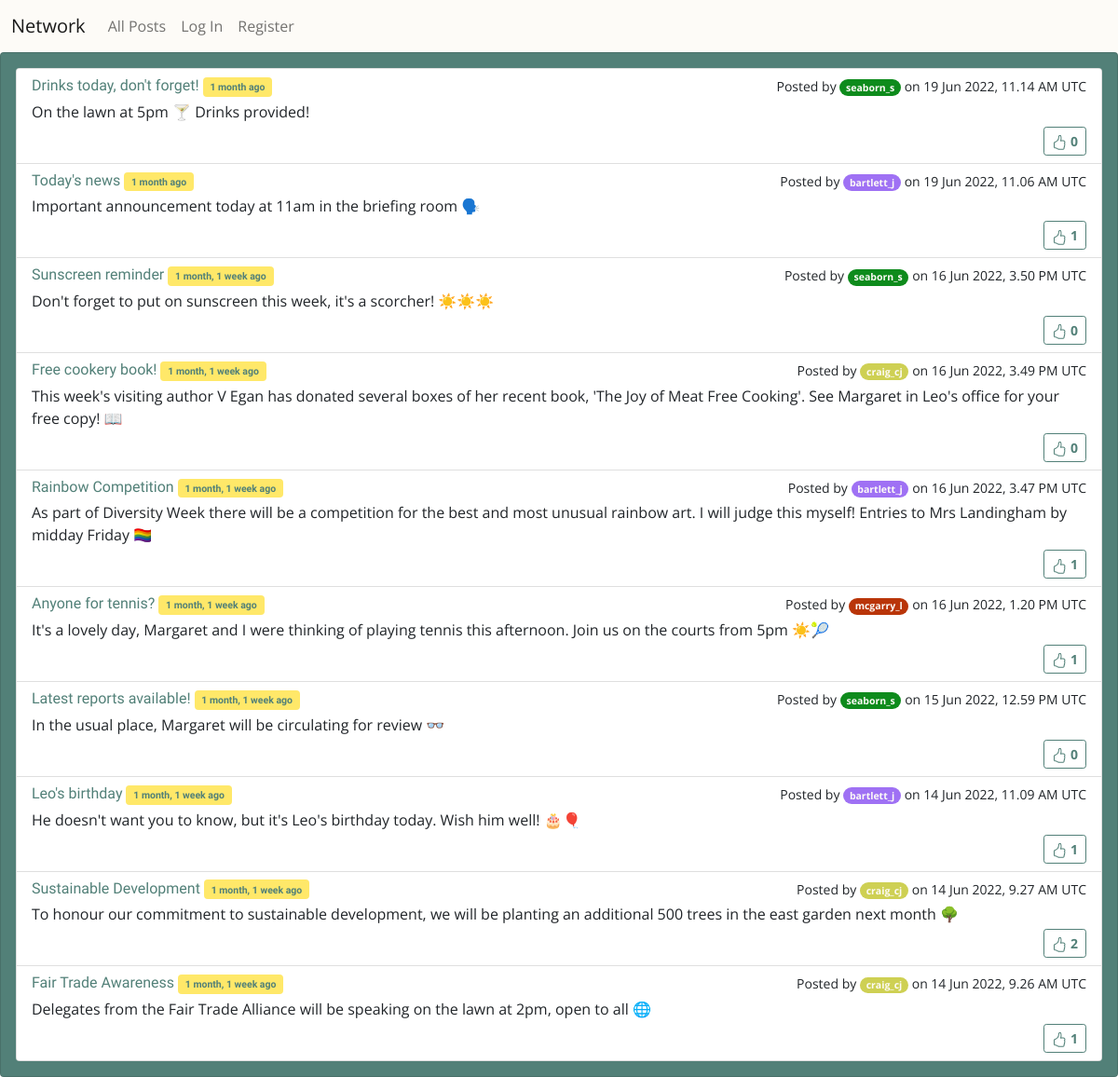
The page / on the database its author committed.
### network/models.py (models this page shows, shortened)
class Post(models.Model):
    user = models.ForeignKey("User", on_delete=models.CASCADE, related_name="post")
    subject = models.CharField(max_length=255, blank=False)
    body = models.TextField(blank=False)
    timestamp = models.DateTimeField(auto_now_add=True)
    likes = models.ForeignKey("Like", null=True, blank=True, on_delete=models.CASCADE, related_name="likedBy")

class User(AbstractUser):
    userColour = RGBColorField(default='#FF9000')

### network/views.py (the view)
# urls.py: path("", views.index, name="index"),
def index(request):
    form = NewPost()
    posts = Post.objects.select_related('likes').annotate(num_Likes=Count('likedPost'),is_liked=Exists(Like.objects.filter(user=OuterRef('user_id')))).order_by("-timestamp").all()
    try:
        userLikes = [post.id if Like.objects.filter(post=post.id, user=request.user) else None for post in posts]
    except:
        userLikes = None
    print("userLikes :", posts[0].id, userLikes)
    paginator = Paginator(posts,10)
    page_number = request.GET.get('page')
    page_obj = paginator.get_page(page_number)
    return render(request, "network/index.html", {
        "posts": page_obj,
        "form": form,
        "userLikes": userLikes,
    })

### network/templates/network/index.html (shortened to what this page needs)
{% extends "network/layout.html" %}
{% load static %}
{% load bootstrap_pagination %}
{% load crispy_forms_tags %}
{% block body %}
<div class="card card-body bg-primary text-light">
  <section id="posts-list" style="display: block;">
    <div class="card" >
        <div class="list-group list-group-flush" id="allPosts">
        {% for post in posts %}
          <div class="list-group-item list-group-item-action flex-column align-items-start ">
            <div class="d-flex w-100 justify-content-between">
            <h6 class="mb-1 text-primary" id="post-subject-{{post.id}}">{{ post.subject }} <span class="badge bg-warning text-primary"><small> {{ post.timestamp|timesince }} ago</small></span></h6>
            <small id="posted-by-{{post.id}}">Posted by
             {% if user.is_authenticated %}
             <a href="user/{{post.user.id}}">
              <badge class="badge rounded-pill text-light" style="background: {{post.user.userColour}}" id="show-profile-{{post.user.id}}">{{ post.user.username }}</badge></a>
             {% else %}
                <badge class="badge rounded-pill text-light" style="background: {{post.user.userColour}}" id="show-profile-{{post.user.id}}" disabled>{{ post.user.username }}</badge>
                {% endif %}
                 on {{ post.timestamp|date:'j M Y, g.i A e'  }}
                </small>
            </div>
            <section class="post-body-static">
              <p class="mb-1" id="post-body-{{post.id}}">{{ post.body }}</p>
            </section>
              <div class="text-end">
                {% if post.user.id == request.user.id %}
                <div class="d-flex justify-content-between">
                  <div class="btn-toolbar" role="toolbar" aria-label="Toolbar with button groups">
                    <div class="btn-group me-2" role="group" aria-label="First group">
                  <button class="btn btn-primary btn-sm text-light" id="edit-post-button-{{post.id}}" onclick="show('{{post.id}}')">Edit</button></div>
                  <div class="btn-group me-2" role="group" aria-label="Second group">
                  <form id="delPostForm" action="{% url 'deletePost' %}" method="post">
                    {% csrf_token %}
                      <input type ="hidden" id="post_id" name="post_id" value="{{ post.id }}">
                      <button type="submit" class="btn btn-danger btn-sm">
                        <svg xmlns="http://www.w3.org/2000/svg" width="16" height="16" fill="currentColor" class="bi bi-trash" viewBox="0 0 16 16">
                        <path d="M5.5 5.5A.5.5 0 0 1 6 6v6a.5.5 0 0 1-1 0V6a.5.5 0 0 1 .5-.5zm2.5 0a.5.5 0 0 1 .5.5v6a.5.5 0 0 1-1 0V6a.5.5 0 0 1 .5-.5zm3 .5a.5.5 0 0 0-1 0v6a.5.5 0 0 0 1 0V6z"/>
                        <path fill-rule="evenodd" d="M14.5 3a1 1 0 0 1-1 1H13v9a2 2 0 0 1-2 2H5a2 2 0 0 1-2-2V4h-.5a1 1 0 0 1-1-1V2a1 1 0 0 1 1-1H6a1 1 0 0 1 1-1h2a1 1 0 0 1 1 1h3.5a1 1 0 0 1 1 1v1zM4.118 4 4 4.059V13a1 1 0 0 0 1 1h6a1 1 0 0 0 1-1V4.059L11.882 4H4.118zM2.5 3V2h11v1h-11z"/>
                      </svg>
                    </button></div></div>
                </form>
                {% else %}
                  <div>
                {% endif %}
                    {% if post.id in userLikes %}
                  <div id="numLikesVal-{{post.id}}"><button href="" class="btn btn-primary btn-sm text-light"  id="followButton-{{post.id}}" onclick="like('{{post.id}}')" {% if post.user == request.user %}disabled{% endif %}><svg xmlns="http://www.w3.org/2000/svg" width="16" height="16" fill="currentColor" class="bi bi-hand-thumbs-up-fill" viewBox="0 0 16 16">
                    <path d="M6.956 1.745C7.021.81 7.908.087 8.864.325l.261.066c.463.116.874.456 1.012.965.22.816.533 2.511.062 4.51a9.84 9.84 0 0 1 .443-.051c.713-.065 1.669-.072 2.516.21.518.173.994.681 1.2 1.273.184.532.16 1.162-.234 1.733.058.119.103.242.138.363.077.27.113.567.113.856 0 .289-.036.586-.113.856-.039.135-.09.273-.16.404.169.387.107.819-.003 1.148a3.163 3.163 0 0 1-.488.901c.054.152.076.312.076.465 0 .305-.089.625-.253.912C13.1 15.522 12.437 16 11.5 16H8c-.605 0-1.07-.081-1.466-.218a4.82 4.82 0 0 1-.97-.484l-.048-.03c-.504-.307-.999-.609-2.068-.722C2.682 14.464 2 13.846 2 13V9c0-.85.685-1.432 1.357-1.615.849-.232 1.574-.787 2.132-1.41.56-.627.914-1.28 1.039-1.639.199-.575.356-1.539.428-2.59z"/>
                  </svg><strong id="followText-{{post.id}}"> {{ post.num_Likes }} </strong>
                    {% else %}
                    <div id="numLikesVal-{{post.id}}"><button href="" class="btn btn-outline-primary btn-sm"  id="followButton-{{post.id}}" onclick="like('{{post.id}}')" ><strong id="followText-{{post.id}}"> {{ post.num_Likes }} </strong>
                    {% endif %}
                  </button>
                  </div>
                </div>
              </div>
        </div>
        {% endfor %}
      </div>
    </div>
  </section>
</div>
{% endblock %}

### network/templates/network/layout.html (shortened to what this page needs)
{% load static %}
<!DOCTYPE html>
<html lang="en">
  <head>
    <link
      href="https://cdn.jsdelivr.net/npm/bootstrap@5.2.0-beta1/dist/css/bootstrap.min.css"
      rel="stylesheet"
    />
    <link href="{% static 'network/styles.css' %}" rel="stylesheet" />
  </head>
  <body>
    <nav class="navbar navbar-expand-lg navbar-light bg-light">
      <div class="container-fluid">
        <a class="navbar-brand" href="{% url 'index' %}">Network</a>
        <div class="collapse navbar-collapse" id="navbarToggler">
          <ul class="navbar-nav me-auto mb-2 mb-lg-0">
            <li class="nav-item">
              <a class="nav-link" href="{% url 'index' %}">All Posts</a>
            </li>
            {% if user.is_authenticated %}
            <li class="nav-item">
              <a class="nav-link" href="{% url 'following' %}">Following</a>
            </li>
            <li class="nav-item">
              <a
                class="nav-link"
                data-bs-toggle="collapse"
                href="#collapseNewPost"
                role="button"
                aria-expanded="false"
                aria-controls="collapseNewPost"
                >New Post</a
              >
            </li>
            <li class="nav-item">
              <a class="nav-link" href="{% url 'logout' %}">Log Out</a>
            </li>
            {% else %}
            <li class="nav-item">
              <a class="nav-link" href="{% url 'login' %}">Log In</a>
            </li>
            <li class="nav-item">
              <a class="nav-link" href="{% url 'register' %}">Register</a>
            </li>
            {% endif %}
          </ul>
        </div>
      </div>
    </nav>
    <div class="body">{% block body %} {% endblock %}</div>
  </body>
</html>

### rows shown on the page
Post: subject "Drinks today, don't forget!", timestamp "1 month", user.username "seaborn_s", timestamp "19 Jun 2022, 11.14 AM UTC", body "On the lawn at 5pm 🍸 Drinks provided!", num_Likes "0"
Post: subject "Today's news", timestamp "1 month", user.username "bartlett_j", timestamp "19 Jun 2022, 11.06 AM UTC", body "Important announcement today at 11am in the briefing room 🗣️", num_Likes "1"
Post: subject "Sunscreen reminder", timestamp "1 month, 1 week", user.username "seaborn_s", timestamp "16 Jun 2022, 3.50 PM UTC", body "Don't forget to put on sunscreen this week, it's a scorcher! ☀️☀️☀️", num_Likes "0"
Post: subject "Free cookery book!", timestamp "1 month, 1 week", user.username "craig_cj", timestamp "16 Jun 2022, 3.49 PM UTC", body "This week's visiting author V Egan has donated several boxes of her recent book, 'The Joy of Meat Free Cooking'. See Margaret in Leo's office for your free copy! 📖", num_Likes "0"
Post: subject "Rainbow Competition", timestamp "1 month, 1 week", user.username "bartlett_j", timestamp "16 Jun 2022, 3.47 PM UTC", body "As part of Diversity Week there will be a competition for the best and most unusual rainbow art. I will judge this myself! Entries to Mrs Landingham by midday Friday 🏳️‍🌈", num_Likes "1"
Post: subject "Anyone for tennis?", timestamp "1 month, 1 week", user.username "mcgarry_l", timestamp "16 Jun 2022, 1.20 PM UTC", body "It's a lovely day, Margaret and I were thinking of playing tennis this afternoon. Join us on the courts from 5pm ☀️🎾", num_Likes "1"
Post: subject "Latest reports available!", timestamp "1 month, 1 week", user.username "seaborn_s", timestamp "15 Jun 2022, 12.59 PM UTC", body "In the usual place, Margaret will be circulating for review 👓", num_Likes "0"
Post: subject "Leo's birthday", timestamp "1 month, 1 week", user.username "bartlett_j", timestamp "14 Jun 2022, 11.09 AM UTC", body "He doesn't want you to know, but it's Leo's birthday today. Wish him well! 🎂🎈", num_Likes "1"
Post: subject "Sustainable Development", timestamp "1 month, 1 week", user.username "craig_cj", timestamp "14 Jun 2022, 9.27 AM UTC", body "To honour our commitment to sustainable development, we will be planting an additional 500 trees in the east garden next month 🌳", num_Likes "2"
Post: subject "Fair Trade Awareness", timestamp "1 month, 1 week", user.username "craig_cj", timestamp "14 Jun 2022, 9.26 AM UTC", body "Delegates from the Fair Trade Alliance will be speaking on the lawn at 2pm, open to all 🌐", num_Likes "1"
